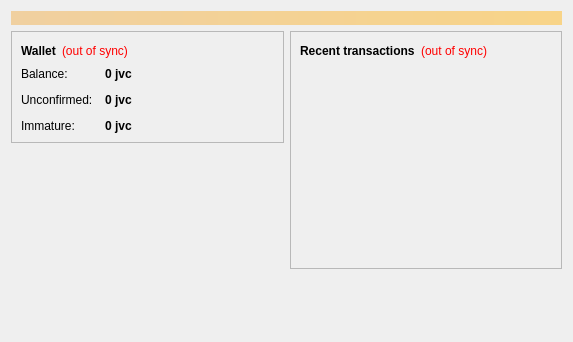
<?xml version="1.0" encoding="UTF-8"?>
<ui version="4.0">
 <class>OverviewPage</class>
 <widget class="QWidget" name="OverviewPage">
  <property name="geometry">
   <rect>
    <x>0</x>
    <y>0</y>
    <width>573</width>
    <height>342</height>
   </rect>
  </property>
  <property name="windowTitle">
   <string>Form</string>
  </property>
  <layout class="QVBoxLayout" name="topLayout">
   <item>
    <widget class="QLabel" name="labelAlerts">
     <property name="visible">
      <bool>false</bool>
     </property>
     <property name="styleSheet">
      <string notr="true">background-color: qlineargradient(x1: 0, y1: 0, x2: 1, y2: 0, stop:0 #F0D0A0, stop:1 #F8D488); color:#000000;</string>
     </property>
     <property name="wordWrap">
      <bool>true</bool>
     </property>
     <property name="margin">
      <number>3</number>
     </property>
    </widget>
   </item>
   <item>
    <layout class="QHBoxLayout" name="horizontalLayout" stretch="1,1">
     <item>
      <layout class="QVBoxLayout" name="verticalLayout_2">
       <item>
        <widget class="QFrame" name="frame">
         <property name="frameShape">
          <enum>QFrame::StyledPanel</enum>
         </property>
         <property name="frameShadow">
          <enum>QFrame::Raised</enum>
         </property>
         <layout class="QVBoxLayout" name="verticalLayout_4">
          <item>
           <layout class="QHBoxLayout" name="horizontalLayout_4">
            <item>
             <widget class="QLabel" name="label_5">
              <property name="font">
               <font>
                <weight>75</weight>
                <bold>true</bold>
               </font>
              </property>
              <property name="text">
               <string>Wallet</string>
              </property>
             </widget>
            </item>
            <item>
             <widget class="QLabel" name="labelWalletStatus">
              <property name="toolTip">
               <string>The displayed information may be out of date. Your wallet automatically synchronizes with the Javacoin network after a connection is established, but this process has not completed yet.</string>
              </property>
              <property name="styleSheet">
               <string notr="true">QLabel { color: red; }</string>
              </property>
              <property name="text">
               <string notr="true">(out of sync)</string>
              </property>
              <property name="alignment">
               <set>Qt::AlignLeading|Qt::AlignLeft|Qt::AlignVCenter</set>
              </property>
             </widget>
            </item>
            <item>
             <spacer name="horizontalSpacer_2">
              <property name="orientation">
               <enum>Qt::Horizontal</enum>
              </property>
              <property name="sizeHint" stdset="0">
               <size>
                <width>40</width>
                <height>20</height>
               </size>
              </property>
             </spacer>
            </item>
           </layout>
          </item>
          <item>
           <layout class="QFormLayout" name="formLayout_2">
            <property name="fieldGrowthPolicy">
             <enum>QFormLayout::AllNonFixedFieldsGrow</enum>
            </property>
            <property name="horizontalSpacing">
             <number>12</number>
            </property>
            <property name="verticalSpacing">
             <number>12</number>
            </property>
            <item row="0" column="0">
             <widget class="QLabel" name="label">
              <property name="text">
               <string>Balance:</string>
              </property>
             </widget>
            </item>
            <item row="0" column="1">
             <widget class="QLabel" name="labelBalance">
              <property name="font">
               <font>
                <weight>75</weight>
                <bold>true</bold>
               </font>
              </property>
              <property name="cursor">
               <cursorShape>IBeamCursor</cursorShape>
              </property>
              <property name="toolTip">
               <string>Your current balance</string>
              </property>
              <property name="text">
               <string notr="true">0 jvc</string>
              </property>
              <property name="textInteractionFlags">
               <set>Qt::LinksAccessibleByMouse|Qt::TextSelectableByKeyboard|Qt::TextSelectableByMouse</set>
              </property>
             </widget>
            </item>
            <item row="1" column="0">
             <widget class="QLabel" name="label_3">
              <property name="text">
               <string>Unconfirmed:</string>
              </property>
             </widget>
            </item>
            <item row="1" column="1">
             <widget class="QLabel" name="labelUnconfirmed">
              <property name="font">
               <font>
                <weight>75</weight>
                <bold>true</bold>
               </font>
              </property>
              <property name="cursor">
               <cursorShape>IBeamCursor</cursorShape>
              </property>
              <property name="toolTip">
               <string>Total of transactions that have yet to be confirmed, and do not yet count toward the current balance</string>
              </property>
              <property name="text">
               <string notr="true">0 jvc</string>
              </property>
              <property name="textInteractionFlags">
               <set>Qt::LinksAccessibleByMouse|Qt::TextSelectableByKeyboard|Qt::TextSelectableByMouse</set>
              </property>
             </widget>
            </item>
            <item row="2" column="0">
             <widget class="QLabel" name="labelImmatureText">
              <property name="text">
               <string>Immature:</string>
              </property>
             </widget>
            </item>
            <item row="2" column="1">
             <widget class="QLabel" name="labelImmature">
              <property name="font">
               <font>
                <weight>75</weight>
                <bold>true</bold>
               </font>
              </property>
              <property name="toolTip">
               <string>Mined balance that has not yet matured</string>
              </property>
              <property name="text">
               <string notr="true">0 jvc</string>
              </property>
              <property name="textInteractionFlags">
               <set>Qt::LinksAccessibleByMouse|Qt::TextSelectableByKeyboard|Qt::TextSelectableByMouse</set>
              </property>
             </widget>
            </item>
           </layout>
          </item>
         </layout>
        </widget>
       </item>
       <item>
        <spacer name="verticalSpacer">
         <property name="orientation">
          <enum>Qt::Vertical</enum>
         </property>
         <property name="sizeHint" stdset="0">
          <size>
           <width>20</width>
           <height>40</height>
          </size>
         </property>
        </spacer>
       </item>
      </layout>
     </item>
     <item>
      <layout class="QVBoxLayout" name="verticalLayout_3">
       <item>
        <widget class="QFrame" name="frame_2">
         <property name="frameShape">
          <enum>QFrame::StyledPanel</enum>
         </property>
         <property name="frameShadow">
          <enum>QFrame::Raised</enum>
         </property>
         <layout class="QVBoxLayout" name="verticalLayout">
          <item>
           <layout class="QHBoxLayout" name="horizontalLayout_2">
            <item>
             <widget class="QLabel" name="label_4">
              <property name="text">
               <string>&lt;b&gt;Recent transactions&lt;/b&gt;</string>
              </property>
             </widget>
            </item>
            <item>
             <widget class="QLabel" name="labelTransactionsStatus">
              <property name="toolTip">
               <string>The displayed information may be out of date. Your wallet automatically synchronizes with the Javacoin network after a connection is established, but this process has not completed yet.</string>
              </property>
              <property name="styleSheet">
               <string notr="true">QLabel { color: red; }</string>
              </property>
              <property name="text">
               <string notr="true">(out of sync)</string>
              </property>
              <property name="alignment">
               <set>Qt::AlignRight|Qt::AlignTrailing|Qt::AlignVCenter</set>
              </property>
             </widget>
            </item>
            <item>
             <spacer name="horizontalSpacer">
              <property name="orientation">
               <enum>Qt::Horizontal</enum>
              </property>
              <property name="sizeHint" stdset="0">
               <size>
                <width>40</width>
                <height>20</height>
               </size>
              </property>
             </spacer>
            </item>
           </layout>
          </item>
          <item>
           <widget class="QListView" name="listTransactions">
            <property name="styleSheet">
             <string notr="true">QListView { background: transparent; }</string>
            </property>
            <property name="frameShape">
             <enum>QFrame::NoFrame</enum>
            </property>
            <property name="verticalScrollBarPolicy">
             <enum>Qt::ScrollBarAlwaysOff</enum>
            </property>
            <property name="horizontalScrollBarPolicy">
             <enum>Qt::ScrollBarAlwaysOff</enum>
            </property>
            <property name="selectionMode">
             <enum>QAbstractItemView::NoSelection</enum>
            </property>
           </widget>
          </item>
         </layout>
        </widget>
       </item>
       <item>
        <spacer name="verticalSpacer_2">
         <property name="orientation">
          <enum>Qt::Vertical</enum>
         </property>
         <property name="sizeHint" stdset="0">
          <size>
           <width>20</width>
           <height>40</height>
          </size>
         </property>
        </spacer>
       </item>
      </layout>
     </item>
    </layout>
   </item>
  </layout>
 </widget>
 <resources/>
 <connections/>
</ui>
